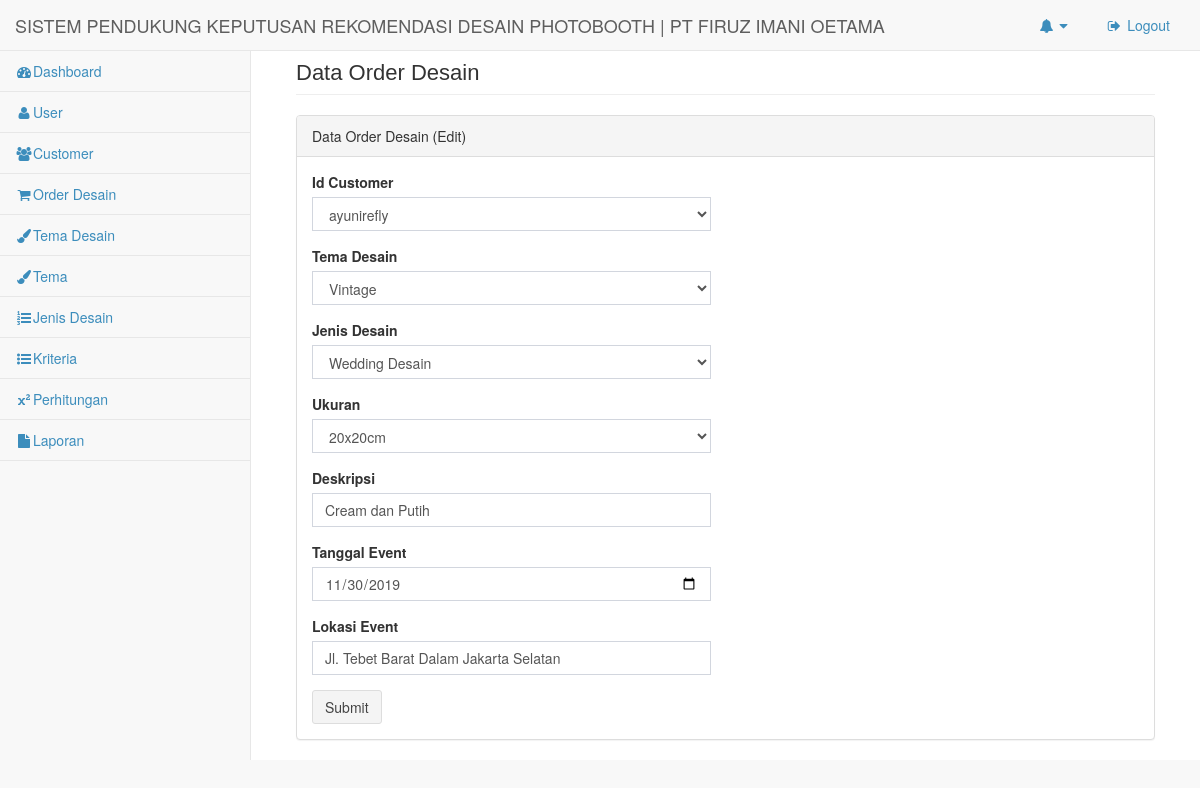
The app's page /admin/data_order_desain/edit/1 with its own data.
### tables this page shows
CREATE TABLE `order_desain` (
  `id` int(11) NOT NULL,
  `id_customer` int(11) NOT NULL,
  `id_tema` int(11) NOT NULL,
  `id_jenis` int(11) NOT NULL,
  `id_ukuran` int(11) NOT NULL,
  `deskripsi` text NOT NULL,
  `tanggal_event` date NOT NULL,
  `lokasi_event` text NOT NULL
);

### application/controllers/admin/data_order_desain.php (called while the page is built, shortened)
<?php
class data_order_desain extends CI_Controller {
	function __construct()
	{
		$this->load->model('order_desain_model');
        $this->load->helper(array('form', 'url', 'file'));
        $this->load->library('form_validation');
	}
	public function edit($param)
	{
		$data['title']	= "Data Order Desain";
		$data['param'] = $param;
		$data['val'] = $this->order_desain_model->getbyid($param);
		$v_content['content'] = $this->load->view('admin/inc/v_data_order_desain/v_data_order_desain_edit', $data, true);
		$this->load->view('admin/body', $v_content);
	}
}

### index.php (called while the page is built, shortened)
<?php
require_once BASEPATH.'core/CodeIgniter.php';

### application/models/order_desain_model.php (called while the page is built, shortened)
<?php
class Order_Desain_Model extends CI_Model
{
	private $table = 'order_desain';
	private $id    = 'id';
    function getbyid($id)
	{
		$this->db->where($this->id, $id);
		return $this->db->get($this->table)->row_array();;
	}
}
?>

### application/views/admin/inc/v_data_order_desain/v_data_order_desain_edit.php (the view)
<div class="row">
    <div class="col-lg-12">
        <h1 class="page-header"><?=$title?></h1>
    </div>
</div>
<div class="row">
    <div class="col-lg-12">
        <div class="panel panel-default">
            <div class="panel-heading">
                Data Order Desain (Edit)
            </div>
            <div class="panel-body">
                <div class="row">
                    <div class="col-lg-6">
                        <form role="form" action="../edit_act/<?=$param?>" method="post">
                            <div class="form-group">
                              <label for="input">Id Customer</label>
                                <select class="form-control" placeholder="inp[id_customer]" name="inp[id_customer]" aria-describedby="sizing-addon2"required>
                                            <?php
                                              $get_data_select = $this->db->query('SELECT * from customer')->result_array();
                                              foreach ($get_data_select as $d_select) {
                                                if ($val['id_customer'] == $d_select['id_customer']) {
                                                  $selected = 'selected';
                                                }else{
                                                  $selected = '';
                                                }
                                            ?>
                                            <option value="<?php echo $d_select['id_customer']?>" <?php echo $selected;?>><?php echo $d_select['username']?></option>
                                            <?php } ?>
                                </select>
                            </div>
                            <div class="form-group">
                              <label for="input">Tema Desain</label>
                                <select class="form-control" placeholder="inp[id_tema]" name="inp[id_tema]" aria-describedby="sizing-addon2"required>
                                            <?php
                                              $get_data_select = $this->db->query('SELECT * from tema_desain')->result_array();
                                              foreach ($get_data_select as $d_select) {
                                                if ($val['id_tema'] == $d_select['id_tema']) {
                                                  $selected = 'selected';
                                                }else{
                                                  $selected = '';
                                                }
                                            ?>
                                            <option value="<?php echo $d_select['id_tema']?>" <?php echo $selected;?>><?php echo $d_select['nama']?></option>
                                            <?php } ?>
                                </select>
                            </div>
                            <div class="form-group">
                              <label for="input">Jenis Desain</label>
                              <select class="form-control" placeholder="inp[id_jenis]" name="inp[id_jenis]" aria-describedby="sizing-addon2"required>
                                            <?php
                                              $get_data_select = $this->db->query('SELECT * from jenis_desain')->result_array();
                                              foreach ($get_data_select as $d_select) {
                                                if ($val['id_jenis'] == $d_select['id_jenis']) {
                                                  $selected = 'selected';
                                                }else{
                                                  $selected = '';
                                                }
                                            ?>
                                            <option value="<?php echo $d_select['id_jenis']?>" <?php echo $selected;?>><?php echo $d_select['nama']?></option>
                                            <?php } ?>
                                </select>
                            </div>
                            <div class="form-group">
                                <label>Ukuran</label>
                                <select class="form-control" placeholder="inp[id_ukuran]" name="inp[id_ukuran]" aria-describedby="sizing-addon2"required>
                                            <?php
                                              $get_data_select = $this->db->query('SELECT * from ukuran')->result_array();
                                              foreach ($get_data_select as $d_select) {
                                                if ($val['id_ukuran'] == $d_select['id_ukuran']) {
                                                  $selected = 'selected';
                                                }else{
                                                  $selected = '';
                                                }
                                            ?>
                                            <option value="<?php echo $d_select['id_ukuran']?>" <?php echo $selected;?>><?php echo $d_select['nama']?></option>
                                            <?php } ?>
                                </select>
                            </div>
                            <div class="form-group">
                                <label>Deskripsi</label>
                                <input type="text" name="inp[deskripsi]" class="form-control" placeholder="Contoh: Tambahkan deskripsi" value="<?=$val['deskripsi']?>"required>
                            </div>
                            <div class="form-group">
                                <label>Tanggal Event</label>
                                <input type="date" name="inp[tanggal_event]" class="form-control" placeholder="Contoh: Masukkan tanggal event anda" value="<?=$val['tanggal_event']?>"required>
                            </div>
                            <div class="form-group">
                                <label>Lokasi Event</label>
                                <input type="text" name="inp[lokasi_event]" class="form-control" placeholder="Contoh: Masukkan lokasi event anda" value="<?=$val['lokasi_event']?>"required>
                            </div>
                            <button type="submit" class="btn btn-default">Submit</button>
                        </form>
                    </div>
                </div>
            </div>
        </div>
    </div>
</div>

### records on screen
order_desain: deskripsi "Cream dan Putih", tanggal_event "11/30/2019", lokasi_event "Jl. Tebet Barat Dalam Jakarta Selatan"

### other values on screen
$title "Data Order Desain"
form field value "ayunirefly"
form field value "Vintage"
form field value "Wedding Desain"
form field value "20x20cm"
